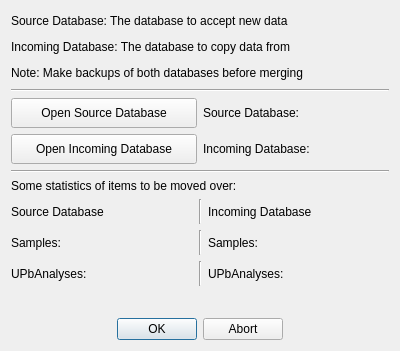
<?xml version="1.0" encoding="UTF-8"?>
<ui version="4.0">
 <class>Dialog</class>
 <widget class="QDialog" name="Dialog">
  <property name="geometry">
   <rect>
    <x>0</x>
    <y>0</y>
    <width>400</width>
    <height>351</height>
   </rect>
  </property>
  <property name="windowTitle">
   <string>Dialog</string>
  </property>
  <layout class="QVBoxLayout" name="verticalLayout_2">
   <item>
    <layout class="QVBoxLayout" name="verticalLayout">
     <item>
      <widget class="QLabel" name="label_7">
       <property name="minimumSize">
        <size>
         <width>0</width>
         <height>20</height>
        </size>
       </property>
       <property name="maximumSize">
        <size>
         <width>16777215</width>
         <height>20</height>
        </size>
       </property>
       <property name="text">
        <string>Source Database: The database to accept new data</string>
       </property>
      </widget>
     </item>
     <item>
      <widget class="QLabel" name="label_8">
       <property name="minimumSize">
        <size>
         <width>0</width>
         <height>20</height>
        </size>
       </property>
       <property name="maximumSize">
        <size>
         <width>16777215</width>
         <height>20</height>
        </size>
       </property>
       <property name="text">
        <string>Incoming Database: The database to copy data from</string>
       </property>
      </widget>
     </item>
     <item>
      <widget class="QLabel" name="label_9">
       <property name="minimumSize">
        <size>
         <width>0</width>
         <height>20</height>
        </size>
       </property>
       <property name="maximumSize">
        <size>
         <width>16777215</width>
         <height>20</height>
        </size>
       </property>
       <property name="text">
        <string>Note: Make backups of both databases before merging</string>
       </property>
      </widget>
     </item>
    </layout>
   </item>
   <item>
    <widget class="Line" name="line_2">
     <property name="orientation">
      <enum>Qt::Horizontal</enum>
     </property>
    </widget>
   </item>
   <item>
    <layout class="QGridLayout" name="gridLayout">
     <item row="1" column="1">
      <widget class="QLabel" name="incoming_db_label">
       <property name="minimumSize">
        <size>
         <width>0</width>
         <height>30</height>
        </size>
       </property>
       <property name="maximumSize">
        <size>
         <width>16777215</width>
         <height>30</height>
        </size>
       </property>
       <property name="text">
        <string>Incoming Database: </string>
       </property>
      </widget>
     </item>
     <item row="0" column="1">
      <widget class="QLabel" name="source_db_label">
       <property name="minimumSize">
        <size>
         <width>0</width>
         <height>30</height>
        </size>
       </property>
       <property name="maximumSize">
        <size>
         <width>16777215</width>
         <height>30</height>
        </size>
       </property>
       <property name="text">
        <string>Source Database: </string>
       </property>
      </widget>
     </item>
     <item row="1" column="0">
      <widget class="QPushButton" name="incoming_db_pushButton">
       <property name="minimumSize">
        <size>
         <width>0</width>
         <height>30</height>
        </size>
       </property>
       <property name="maximumSize">
        <size>
         <width>16777215</width>
         <height>30</height>
        </size>
       </property>
       <property name="text">
        <string>Open Incoming Database</string>
       </property>
      </widget>
     </item>
     <item row="0" column="0">
      <widget class="QPushButton" name="source_db_pushButton">
       <property name="minimumSize">
        <size>
         <width>0</width>
         <height>30</height>
        </size>
       </property>
       <property name="maximumSize">
        <size>
         <width>16777215</width>
         <height>30</height>
        </size>
       </property>
       <property name="text">
        <string>Open Source Database</string>
       </property>
      </widget>
     </item>
    </layout>
   </item>
   <item>
    <widget class="Line" name="line">
     <property name="orientation">
      <enum>Qt::Horizontal</enum>
     </property>
    </widget>
   </item>
   <item>
    <widget class="QLabel" name="label_3">
     <property name="text">
      <string>Some statistics of items to be moved over:</string>
     </property>
    </widget>
   </item>
   <item>
    <layout class="QGridLayout" name="gridLayout_2">
     <item row="0" column="0">
      <widget class="QLabel" name="source_db_filepath">
       <property name="minimumSize">
        <size>
         <width>0</width>
         <height>25</height>
        </size>
       </property>
       <property name="maximumSize">
        <size>
         <width>16777215</width>
         <height>25</height>
        </size>
       </property>
       <property name="text">
        <string>Source Database</string>
       </property>
      </widget>
     </item>
     <item row="0" column="2">
      <widget class="QLabel" name="incoming_db_filepath">
       <property name="minimumSize">
        <size>
         <width>0</width>
         <height>25</height>
        </size>
       </property>
       <property name="maximumSize">
        <size>
         <width>16777215</width>
         <height>25</height>
        </size>
       </property>
       <property name="text">
        <string>Incoming Database</string>
       </property>
      </widget>
     </item>
     <item row="1" column="2">
      <widget class="QLabel" name="incoming_db_sample_label">
       <property name="minimumSize">
        <size>
         <width>0</width>
         <height>25</height>
        </size>
       </property>
       <property name="maximumSize">
        <size>
         <width>16777215</width>
         <height>25</height>
        </size>
       </property>
       <property name="text">
        <string>Samples: </string>
       </property>
      </widget>
     </item>
     <item row="2" column="2">
      <widget class="QLabel" name="incoming_db_upb_label">
       <property name="minimumSize">
        <size>
         <width>0</width>
         <height>25</height>
        </size>
       </property>
       <property name="maximumSize">
        <size>
         <width>16777215</width>
         <height>25</height>
        </size>
       </property>
       <property name="text">
        <string>UPbAnalyses: </string>
       </property>
      </widget>
     </item>
     <item row="1" column="0">
      <widget class="QLabel" name="source_db_sample_label">
       <property name="minimumSize">
        <size>
         <width>0</width>
         <height>25</height>
        </size>
       </property>
       <property name="maximumSize">
        <size>
         <width>16777215</width>
         <height>25</height>
        </size>
       </property>
       <property name="text">
        <string>Samples: </string>
       </property>
      </widget>
     </item>
     <item row="2" column="0">
      <widget class="QLabel" name="source_db_upb_label">
       <property name="minimumSize">
        <size>
         <width>0</width>
         <height>25</height>
        </size>
       </property>
       <property name="maximumSize">
        <size>
         <width>16777215</width>
         <height>25</height>
        </size>
       </property>
       <property name="text">
        <string>UPbAnalyses: </string>
       </property>
      </widget>
     </item>
     <item row="1" column="1">
      <widget class="Line" name="line_3">
       <property name="orientation">
        <enum>Qt::Vertical</enum>
       </property>
      </widget>
     </item>
     <item row="0" column="1">
      <widget class="Line" name="line_4">
       <property name="orientation">
        <enum>Qt::Vertical</enum>
       </property>
      </widget>
     </item>
     <item row="2" column="1">
      <widget class="Line" name="line_5">
       <property name="orientation">
        <enum>Qt::Vertical</enum>
       </property>
      </widget>
     </item>
    </layout>
   </item>
   <item>
    <spacer name="verticalSpacer">
     <property name="orientation">
      <enum>Qt::Vertical</enum>
     </property>
     <property name="sizeHint" stdset="0">
      <size>
       <width>20</width>
       <height>40</height>
      </size>
     </property>
    </spacer>
   </item>
   <item>
    <widget class="QDialogButtonBox" name="buttonBox">
     <property name="orientation">
      <enum>Qt::Horizontal</enum>
     </property>
     <property name="standardButtons">
      <set>QDialogButtonBox::Abort|QDialogButtonBox::Ok</set>
     </property>
     <property name="centerButtons">
      <bool>true</bool>
     </property>
    </widget>
   </item>
  </layout>
 </widget>
 <resources/>
 <connections>
  <connection>
   <sender>buttonBox</sender>
   <signal>accepted()</signal>
   <receiver>Dialog</receiver>
   <slot>accept()</slot>
   <hints>
    <hint type="sourcelabel">
     <x>248</x>
     <y>254</y>
    </hint>
    <hint type="destinationlabel">
     <x>157</x>
     <y>274</y>
    </hint>
   </hints>
  </connection>
  <connection>
   <sender>buttonBox</sender>
   <signal>rejected()</signal>
   <receiver>Dialog</receiver>
   <slot>reject()</slot>
   <hints>
    <hint type="sourcelabel">
     <x>316</x>
     <y>260</y>
    </hint>
    <hint type="destinationlabel">
     <x>286</x>
     <y>274</y>
    </hint>
   </hints>
  </connection>
 </connections>
</ui>
